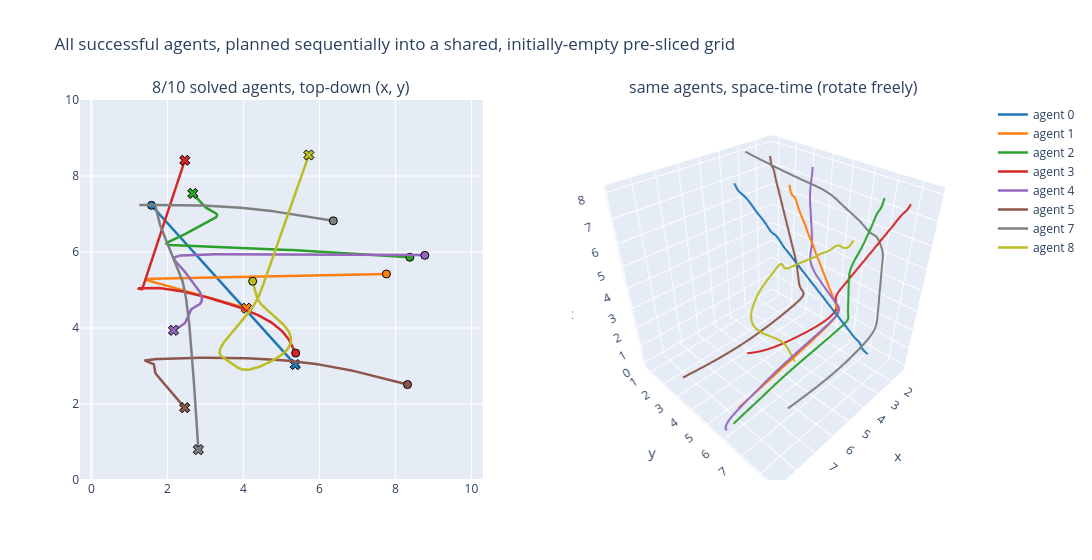

Source (notebook cell):
### Markdown cell above
### Trajectories in the shared space

Every agent that solved, overlaid in the same square: top-down `(x, y)`
and the same trajectories in space-time (rotate freely) — shows which
agents' curves actually pass near each other versus just being spatially
close at different times.

### Code cell
fig_stress_traj = make_subplots(
    rows=1, cols=2, specs=[[{"type": "xy"}, {"type": "scene"}]],
    subplot_titles=(f"{len(agent_solutions)}/{N_AGENTS} solved agents, top-down (x, y)",
                     "same agents, space-time (rotate freely)"))

palette10 = ["#1f77b4", "#ff7f0e", "#2ca02c", "#d62728", "#9467bd",
             "#8c564b", "#e377c2", "#7f7f7f", "#bcbd22", "#17becf"]

for idx, start, goal, seg in agent_solutions:
    color = palette10[idx % len(palette10)]
    pts = np.vstack([bezier_eval(Q) for Q in seg])
    fig_stress_traj.add_trace(go.Scatter(x=pts[:, 0], y=pts[:, 1], mode="lines",
                                          line=dict(color=color, width=2.5), name=f"agent {idx}"), row=1, col=1)
    fig_stress_traj.add_trace(go.Scatter(x=[start[0]], y=[start[1]], mode="markers",
                                          marker=dict(symbol="circle", size=8, color=color,
                                                      line=dict(color="black", width=1)),
                                          showlegend=False), row=1, col=1)
    fig_stress_traj.add_trace(go.Scatter(x=[goal[0]], y=[goal[1]], mode="markers",
                                          marker=dict(symbol="x", size=9, color=color,
                                                      line=dict(color="black", width=1)),
                                          showlegend=False), row=1, col=1)
    fig_stress_traj.add_trace(go.Scatter3d(x=pts[:, 0], y=pts[:, 1], z=pts[:, 2], mode="lines",
                                            line=dict(color=color, width=4), name=f"agent {idx}",
                                            showlegend=False), row=1, col=2)

fig_stress_traj.update_xaxes(range=[BOX[0], BOX[1]], row=1, col=1)
fig_stress_traj.update_yaxes(range=[BOX[2], BOX[3]], scaleanchor="x", row=1, col=1)
fig_stress_traj.update_scenes(xaxis_title="x", yaxis_title="y", zaxis_title="t")
fig_stress_traj.update_layout(width=1100, height=560,
                               title="All successful agents, planned sequentially into a shared, "
                                     "initially-empty pre-sliced grid")
print("fig_stress_traj built,", len(fig_stress_traj.data), "traces")

fig_stress_traj

### Figure 1 — Plotly figure (JSON) as saved in the notebook; plotly's stock layout.template omitted (floating-point values rounded to 4 significant figures; data arrays with more than 128 entries replaced by an {"elided": "..."} marker saying what was removed)
{"data": [{"line": {"color": "#1f77b4", "width": 2.5}, "mode": "lines", "name": "agent 0", "type": "scatter", "x": {"elided": "400 float values"}, "xaxis": "x", "y": {"elided": "400 float values"}, "yaxis": "y"}, {"marker": {"color": "#1f77b4", "line": {"color": "black", "width": 1}, "size": 8, "symbol": "circle"}, "mode": "markers", "showlegend": false, "type": "scatter", "x": [1.581], "xaxis": "x", "y": [7.228], "yaxis": "y"}, {"marker": {"color": "#1f77b4", "line": {"color": "black", "width": 1}, "size": 9, "symbol": "x"}, "mode": "markers", "showlegend": false, "type": "scatter", "x": [5.365], "xaxis": "x", "y": [3.037], "yaxis": "y"}, {"line": {"color": "#1f77b4", "width": 4}, "mode": "lines", "name": "agent 0", "scene": "scene", "showlegend": false, "type": "scatter3d", "x": {"elided": "400 float values"}, "y": {"elided": "400 float values"}, "z": {"elided": "400 float values"}}, {"line": {"color": "#ff7f0e", "width": 2.5}, "mode": "lines", "name": "agent 1", "type": "scatter", "x": {"elided": "400 float values"}, "xaxis": "x", "y": {"elided": "400 float values"}, "yaxis": "y"}, {"marker": {"color": "#ff7f0e", "line": {"color": "black", "width": 1}, "size": 8, "symbol": "circle"}, "mode": "markers", "showlegend": false, "type": "scatter", "x": [7.764], "xaxis": "x", "y": [5.422], "yaxis": "y"}, {"marker": {"color": "#ff7f0e", "line": {"color": "black", "width": 1}, "size": 9, "symbol": "x"}, "mode": "markers", "showlegend": false, "type": "scatter", "x": [4.079], "xaxis": "x", "y": [4.522], "yaxis": "y"}, {"line": {"color": "#ff7f0e", "width": 4}, "mode": "lines", "name": "agent 1", "scene": "scene", "showlegend": false, "type": "scatter3d", "x": {"elided": "400 float values"}, "y": {"elided": "400 float values"}, "z": {"elided": "400 float values"}}, {"line": {"color": "#2ca02c", "width": 2.5}, "mode": "lines", "name": "agent 2", "type": "scatter", "x": {"elided": "400 float values"}, "xaxis": "x", "y": {"elided": "400 float values"}, "yaxis": "y"}, {"marker": {"color": "#2ca02c", "line": {"color": "black", "width": 1}, "size": 8, "symbol": "circle"}, "mode": "markers", "showlegend": false, "type": "scatter", "x": [8.381], "xaxis": "x", "y": [5.862], "yaxis": "y"}, {"marker": {"color": "#2ca02c", "line": {"color": "black", "width": 1}, "size": 9, "symbol": "x"}, "mode": "markers", "showlegend": false, "type": "scatter", "x": [2.668], "xaxis": "x", "y": [7.542], "yaxis": "y"}, {"line": {"color": "#2ca02c", "width": 4}, "mode": "lines", "name": "agent 2", "scene": "scene", "showlegend": false, "type": "scatter3d", "x": {"elided": "400 float values"}, "y": {"elided": "400 float values"}, "z": {"elided": "400 float values"}}, {"line": {"color": "#d62728", "width": 2.5}, "mode": "lines", "name": "agent 3", "type": "scatter", "x": {"elided": "400 float values"}, "xaxis": "x", "y": {"elided": "400 float values"}, "yaxis": "y"}, {"marker": {"color": "#d62728", "line": {"color": "black", "width": 1}, "size": 8, "symbol": "circle"}, "mode": "markers", "showlegend": false, "type": "scatter", "x": [5.376], "xaxis": "x", "y": [3.339], "yaxis": "y"}, {"marker": {"color": "#d62728", "line": {"color": "black", "width": 1}, "size": 9, "symbol": "x"}, "mode": "markers", "showlegend": false, "type": "scatter", "x": [2.459], "xaxis": "x", "y": [8.413], "yaxis": "y"}, {"line": {"color": "#d62728", "width": 4}, "mode": "lines", "name": "agent 3", "scene": "scene", "showlegend": false, "type": "scatter3d", "x": {"elided": "400 float values"}, "y": {"elided": "400 float values"}, "z": {"elided": "400 float values"}}, {"line": {"color": "#9467bd", "width": 2.5}, "mode": "lines", "name": "agent 4", "type": "scatter", "x": {"elided": "400 float values"}, "xaxis": "x", "y": {"elided": "400 float values"}, "yaxis": "y"}, {"marker": {"color": "#9467bd", "line": {"color": "black", "width": 1}, "size": 8, "symbol": "circle"}, "mode": "markers", "showlegend": false, "type": "scatter", "x": [8.775], "xaxis": "x", "y": [5.911], "yaxis": "y"}, {"marker": {"color": "#9467bd", "line": {"color": "black", "width": 1}, "size": 9, "symbol": "x"}, "mode": "markers", "showlegend": false, "type": "scatter", "x": [2.162], "xaxis": "x", "y": [3.939], "yaxis": "y"}, {"line": {"color": "#9467bd", "width": 4}, "mode": "lines", "name": "agent 4", "scene": "scene", "showlegend": false, "type": "scatter3d", "x": {"elided": "400 float values"}, "y": {"elided": "400 float values"}, "z": {"elided": "400 float values"}}, {"line": {"color": "#8c564b", "width": 2.5}, "mode": "lines", "name": "agent 5", "type": "scatter", "x": {"elided": "400 float values"}, "xaxis": "x", "y": {"elided": "400 float values"}, "yaxis": "y"}, {"marker": {"color": "#8c564b", "line": {"color": "black", "width": 1}, "size": 8, "symbol": "circle"}, "mode": "markers", "showlegend": false, "type": "scatter", "x": [8.32], "xaxis": "x", "y": [2.512], "yaxis": "y"}, {"marker": {"color": "#8c564b", "line": {"color": "black", "width": 1}, "size": 9, "symbol": "x"}, "mode": "markers", "showlegend": false, "type": "scatter", "x": [2.457], "xaxis": "x", "y": [1.902], "yaxis": "y"}, {"line": {"color": "#8c564b", "width": 4}, "mode": "lines", "name": "agent 5", "scene": "scene", "showlegend": false, "type": "scatter3d", "x": {"elided": "400 float values"}, "y": {"elided": "400 float values"}, "z": {"elided": "400 float values"}}, {"line": {"color": "#7f7f7f", "width": 2.5}, "mode": "lines", "name": "agent 7", "type": "scatter", "x": {"elided": "400 float values"}, "xaxis": "x", "y": {"elided": "400 float values"}, "yaxis": "y"}, {"marker": {"color": "#7f7f7f", "line": {"color": "black", "width": 1}, "size": 8, "symbol": "circle"}, "mode": "markers", "showlegend": false, "type": "scatter", "x": [6.366], "xaxis": "x", "y": [6.821], "yaxis": "y"}, {"marker": {"color": "#7f7f7f", "line": {"color": "black", "width": 1}, "size": 9, "symbol": "x"}, "mode": "markers", "showlegend": false, "type": "scatter", "x": [2.816], "xaxis": "x", "y": [0.7992], "yaxis": "y"}, {"line": {"color": "#7f7f7f", "width": 4}, "mode": "lines", "name": "agent 7", "scene": "scene", "showlegend": false, "type": "scatter3d", "x": {"elided": "400 float values"}, "y": {"elided": "400 float values"}, "z": {"elided": "400 float values"}}, {"line": {"color": "#bcbd22", "width": 2.5}, "mode": "lines", "name": "agent 8", "type": "scatter", "x": {"elided": "400 float values"}, "xaxis": "x", "y": {"elided": "400 float values"}, "yaxis": "y"}, {"marker": {"color": "#bcbd22", "line": {"color": "black", "width": 1}, "size": 8, "symbol": "circle"}, "mode": "markers", "showlegend": false, "type": "scatter", "x": [4.244], "xaxis": "x", "y": [5.23], "yaxis": "y"}, {"marker": {"color": "#bcbd22", "line": {"color": "black", "width": 1}, "size": 9, "symbol": "x"}, "mode": "markers", "showlegend": false, "type": "scatter", "x": [5.723], "xaxis": "x", "y": [8.553], "yaxis": "y"}, {"line": {"color": "#bcbd22", "width": 4}, "mode": "lines", "name": "agent 8", "scene": "scene", "showlegend": false, "type": "scatter3d", "x": {"elided": "400 float values"}, "y": {"elided": "400 float values"}, "z": {"elided": "400 float values"}}], "layout": {"annotations": [{"font": {"size": 16}, "showarrow": false, "text": "8/10 solved agents, top-down (x, y)", "x": 0.225, "xanchor": "center", "xref": "paper", "y": 1, "yanchor": "bottom", "yref": "paper"}, {"font": {"size": 16}, "showarrow": false, "text": "same agents, space-time (rotate freely)", "x": 0.775, "xanchor": "center", "xref": "paper", "y": 1, "yanchor": "bottom", "yref": "paper"}], "height": 560, "scene": {"domain": {"x": [0.55, 1], "y": [0, 1]}, "xaxis": {"title": {"text": "x"}}, "yaxis": {"title": {"text": "y"}}, "zaxis": {"title": {"text": "t"}}}, "title": {"text": "All successful agents, planned sequentially into a shared, initially-empty pre-sliced grid"}, "width": 1100, "xaxis": {"anchor": "y", "domain": [0, 0.45], "range": [0, 10]}, "yaxis": {"anchor": "x", "domain": [0, 1], "range": [0, 10], "scaleanchor": "x"}}}
